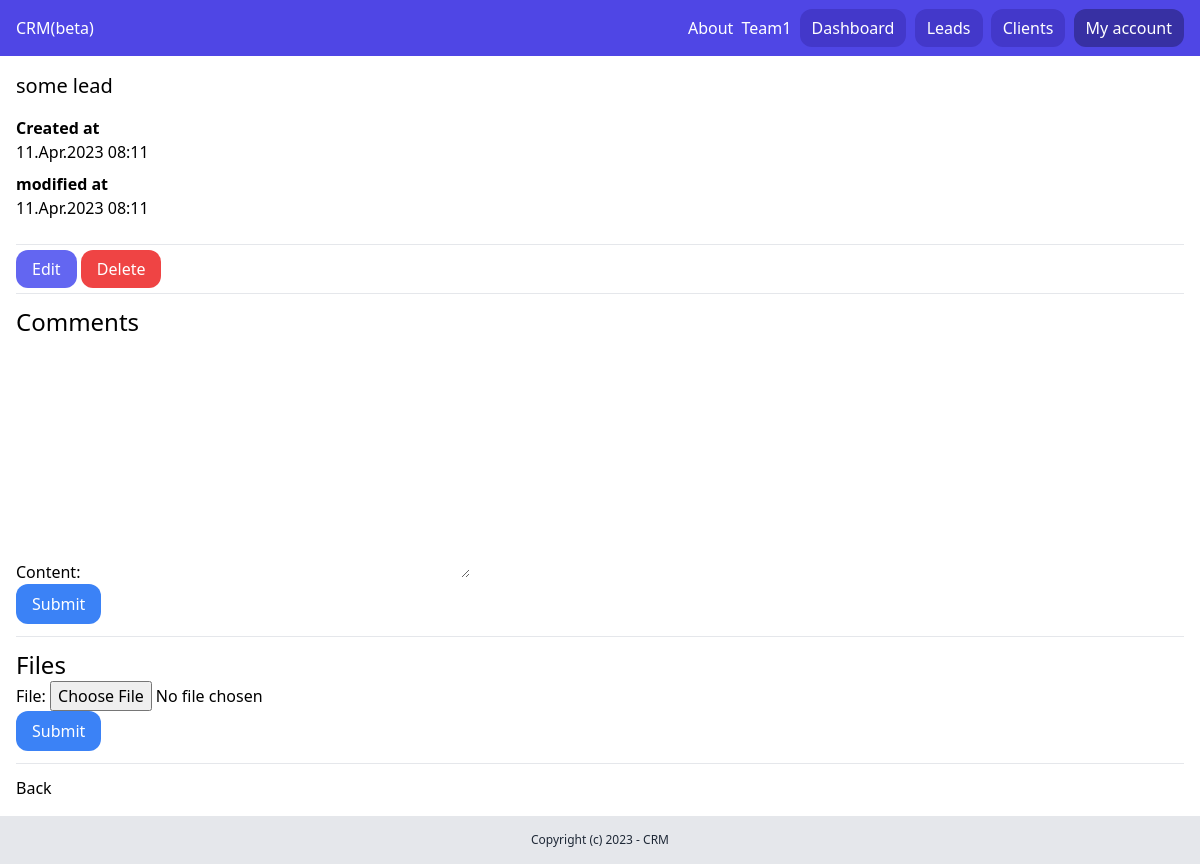
The page /dashboard/clients/17 (signed in) on the database its author committed.
### team/models.py (models this page shows, shortened)
class Team(models.Model):
    plan = models.ForeignKey(Plan, related_name='teams', blank=True, null=True,
                             on_delete=models.CASCADE)
    name = models.CharField(max_length=100)
    members = models.ManyToManyField(User, related_name='teams')
    created_by = models.ForeignKey(
        User, related_name='created_teams', on_delete=models.CASCADE)
    created_at = models.DateTimeField(auto_now=True)

### client_app/models.py (models this page shows, shortened)
class Client(models.Model):
    class Meta:
        ordering = ('name',)
    team = models.ForeignKey(
        Team, related_name='clients', on_delete=models.CASCADE)
    name = models.CharField(max_length=255)
    email = models.EmailField()
    description = models.TextField(blank=True, null=True)
    created_by = models.ForeignKey(
        User, related_name='client', on_delete=models.CASCADE)
    created_at = models.DateTimeField(auto_now_add=True)
    modified_at = models.DateTimeField(auto_now=True)

### client_app/views.py (the view)
# urls.py: path('<int:pk>', ClientDetailView.as_view(), name='clients_detail'),
class ClientDetailView(LoginRequiredMixin, DetailView):
    model = Client
    template_name = 'client_app/client_detail.html'
    context_object_name = 'client'
    def get_context_data(self, **kwargs):
        context = super().get_context_data(**kwargs)
        context['form'] = AddCommentForm()
        context['fileform'] = AddFileForm()
        return context
    def get_queryset(self):
        queryset = super(ClientDetailView, self).get_queryset()
        return queryset.filter(
            created_by=self.request.user, pk=self.kwargs.get('pk'))

### client_app/forms.py
class AddCommentForm(forms.ModelForm):
    class Meta:
        model = Comment
        fields = ('content',)

class AddFileForm(forms.ModelForm):
    class Meta:
        model = ClientFile
        fields = ('file',)

### team/context_proceessors.py (called while the page is built)
def active_team(request):
    if request.user.is_authenticated:
        if request.user.userprofile.active_team:
            active_team = request.user.userprofile.active_team
        else:
            active_team = Team.objects.filter(created_by=request.user)[0]
    else:
        active_team = None
    return {'active_team': active_team}

### client_app/templates/client_app/client_detail.html (shortened to what this page needs)
{% extends 'core_app/base.html' %} {% block title %} {{ client.name }} {%endblock%} {% block content %}
<div class="py-4 px-4">
  <h1 class="mb-4 text-xl">{{ client.name }}</h1>
  <p class="font-semibold">Created at</p>
  <p class="mb-2">{{client.created_at| date:"d.M.Y H:i"}}</p>
  <p class="font-semibold">modified at</p>
  <p class="mb-6">{{client.modified_at| date:"d.M.Y H:i"}}</p>
  <hr class="my-3" />
  <a href="{% url 'client_app:clients_edit' client.id %}" class="py-2 px-4 rounded-xl bg-indigo-500 text-white">Edit</a>
  <a
    href="#"
    onclick="document.getElementById('client_delete_form').submit();"
    class="py-2 px-4 rounded-xl bg-red-500 text-white"
    >Delete</a
  >
  <hr class="my-3" />
  <h2 class="text-2xl">Comments</h2>
  <form method="post" action="{% url 'client_app:add_comment' client.id %}">
    {% csrf_token %} {{ form.as_p }}
    <button class="py-2 px-4 rounded-xl bg-blue-500 text-white">Submit</button>
  </form>
  <hr class="my-3" />
  <h2 class="text-2xl">Files</h2>
  <form method="post" action="{% url 'client_app:add_file' client.id %}" enctype="multipart/form-data">
    {% csrf_token %} {{ fileform.as_p }}
    <button class="py-2 px-4 rounded-xl bg-blue-500 text-white">Submit</button>
  </form>
  <hr class="my-3" />
  <a href="{% url 'client_app:clients_list' %}">Back</a>
</div>
{% endblock %}

### core_app/templates/core_app/partials/nav.html
<nav class="py-4 px-4 flex justify-between bg-indigo-600">
  <a href="/" class="text-white">CRM(beta)</a>
  <div class="space-x-1">
    <a href="{% url 'core_app:about' %}" class="text-white">About</a>
    {% if request.user.is_authenticated %}
    <a href="{% url 'team:detail' active_team.id %}" class="text-white"> {{ active_team.name }} </a>
    <a href="{% url 'dashboard:dashboard' %}" class="py-2 px-3 bg-indigo-700 rounded-xl text-white">Dashboard</a>
    <a href="{% url 'lead:leads_list' %}" class="py-2 px-3 bg-indigo-700 rounded-xl text-white">Leads</a>
    <a href="{% url 'client_app:clients_list' %}" class="py-2 px-3 bg-indigo-700 rounded-xl text-white">Clients</a>
    <a href="{% url 'acount' %}" class="py-2 px-3 bg-indigo-800 rounded-xl text-white">My account</a>
    {% else %}
    <a href="{% url 'userprofile:login' %}" class="py-2 px-3 bg-indigo-700 rounded-xl text-white">Log in</a>
    <a href="{% url 'userprofile:signup' %}" class="py-2 px-3 bg-indigo-700 rounded-xl text-white">Sign up</a>
    {% endif %}
  </div>
</nav>

### rows shown on the page
Team: name "Team1"
Client: name "some lead", created_at "11.Apr.2023 08:11", modified_at "11.Apr.2023 08:11"
